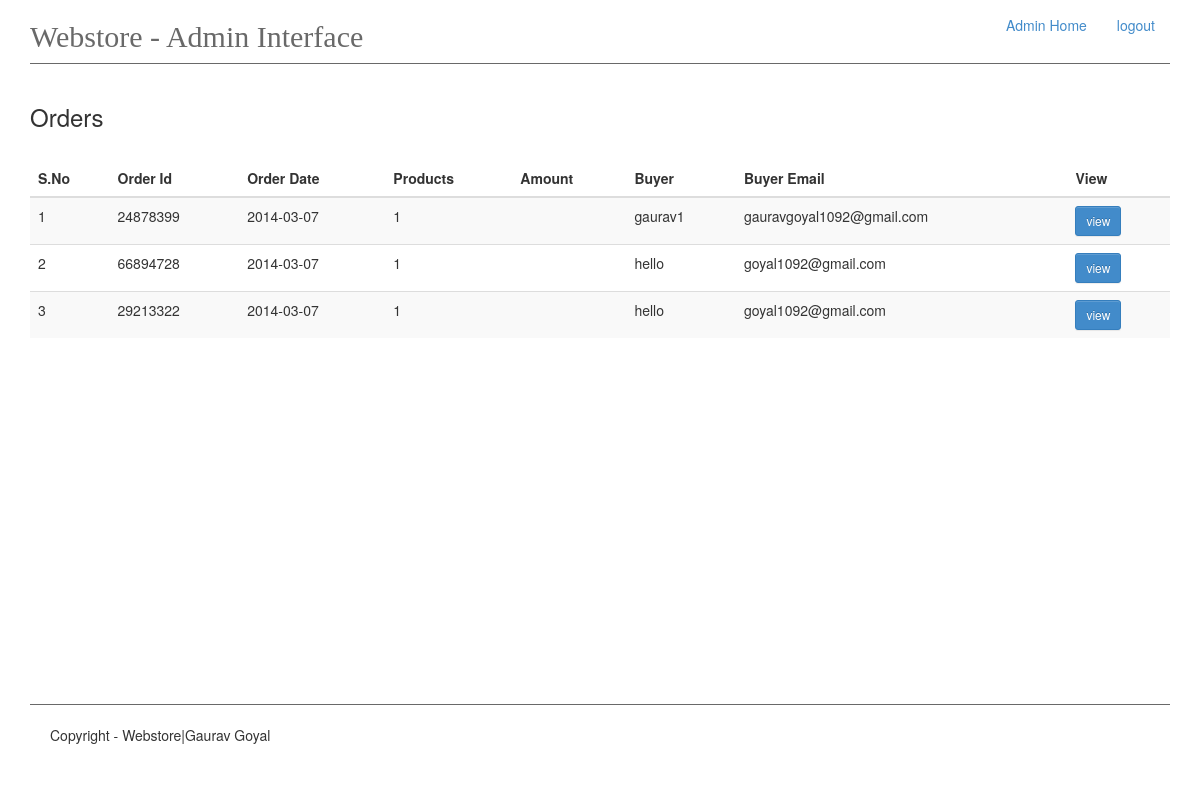
Before: /admin/order_list (signed in) with the older database file.
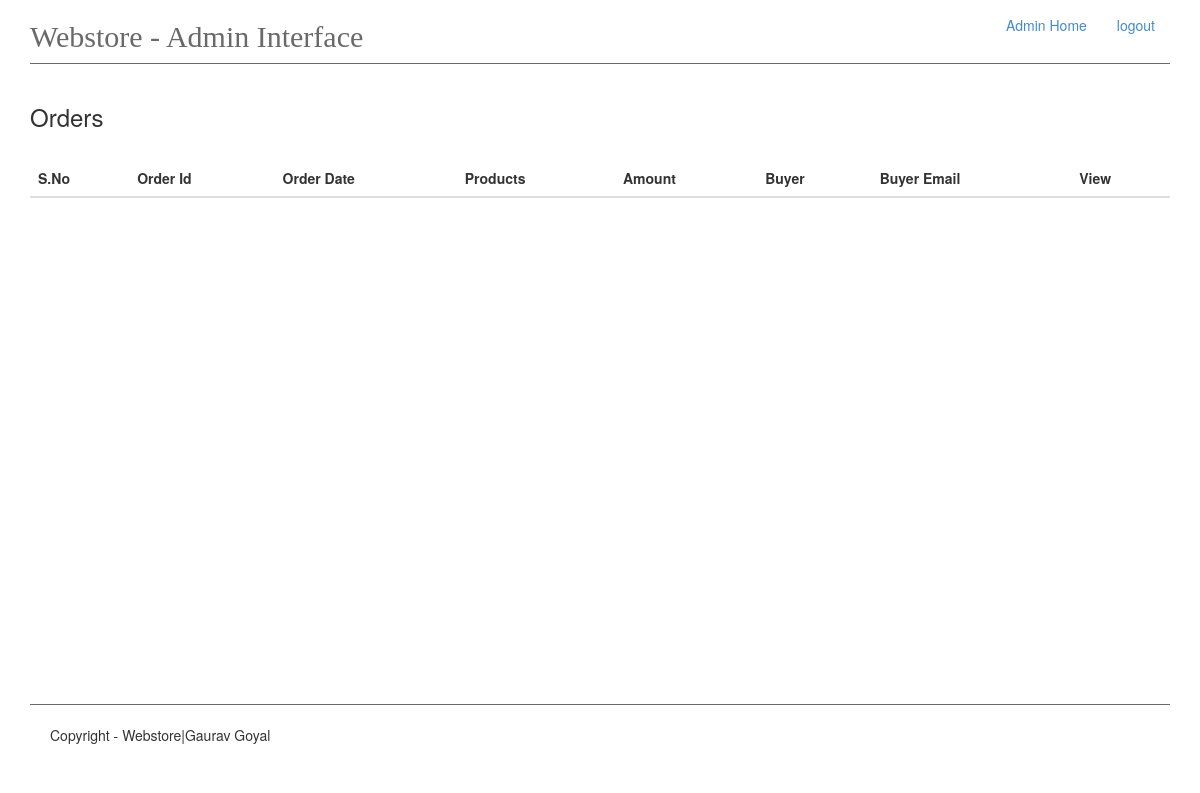
After: the same page with the newer database file.
### app/models.py (models this page shows)
class OrderId(db.Model):
    id = db.Column(db.Integer, primary_key=True)
    order_id = db.Column(db.Integer, unique=True)
    buyer_name = db.Column(db.String(60))
    buyer_address = db.Column(db.String(200))
    total_products = db.Column(db.Integer)
    date = db.Column(db.DATE)
    email = db.Column(db.String(120))
    phone = db.Column(db.Integer)

### app/views.py (the view)
@app.route('/admin/order_list')
@login_required
def orders():
    order = OrderId.query.all()
    return render_template('admin-panel/orders.html', orders=order)

### app/__init__.py (called while the page is built)
@admin_login.user_loader
def load_user(id):
    return Admin.query.get(int(id))

### app/templates/admin-panel/orders.html
{% extends 'admin-panel/admin.html' %}
{% block content %}
<h3>Orders</h3>
   <br>
 <table class="table table-striped table-responsive col-md-6" id="cart_table">
                <thead>
                <tr>
                    <th>S.No</th>
                    <th>Order Id</th>
                    <th>Order Date</th>
                    <th>Products</th>
                    <th>Amount</th>
                    <th>Buyer
                    </th>
                    <th>Buyer Email</th>
                    <th>View</th>
                </tr>
                </thead>
                <tbody>
                {% for item in orders %}
                    <tr>
                        <td>{{ loop.index }}</td>
                        <td>{{ item.order_id }}</td>
                        <td>{{ item.date }}</td>
                        <td>{{ item.total_products }}</td>
                        <td></td>
                        <td>{{ item.buyer_name }}</td>
                        <td>{{ item.email }}</td>
                        <td>
                            <a href="{{ url_for('specific_order', pk = item.id )}}" class="btn btn-sm btn-primary">
                            view</a>
                        </td>
                    </tr>
                {% endfor %}
                </tbody>
            </table>
{% endblock %}

### app/templates/admin-panel/admin.html (shortened to what this page needs)
<!DOCTYPE HTML>
<html lang="en">
<head>
    <link rel="stylesheet" href="/static/css/bootstrap-theme.css">
    <link rel="stylesheet" href="/static/css/bootstrap.css">
    <link rel="stylesheet" href="/static/css/main.css">
</head>
<body>
<div class="container">
<header>
   <div class="row">
       <div class="col-md-6">
       <div class="pull-left" id="header"><h2>Webstore - Admin Interface</h2></div>
   </div>
    <div class="col-md-6">
        <div class="pull-right">
        <ul class="nav navbar-nav">
        <li class="active"><a href="{{ url_for('admin_base') }}">Admin Home</a></li>
         <li><a href="{{ url_for('admin_logout') }}">logout</a></li>
      </ul>
    </div>
    </div>
   </div>
</header>
<div id="main">
 {% block content %} {% endblock %}
</div>
 <footer>
            <div class="row">
                <div class="col-md-6 .col-sm-6 pull-left" id="footer" >
                    Copyright - Webstore|Gaurav Goyal
                </div>
            </div>
        </footer>
</div>
</body>
</html>

### app/static/css/main.css (style rules this page uses)
body #main { min-height: 600px; }
header { border-bottom: 1px solid dimgray; padding: 0,20px; margin-bottom: 40px; }
header #header h2 { color: dimgray; font-weight: lighter; font-family: chalkboard; }
footer { border-top: 1px solid dimgray; padding: 20px; }
#main #cart_table { margin-bottom: 30px; }

Changed rows visible on the page:
removed OrderId: order_id "24878399", date "2014-03-07", total_products "1", buyer_name "gaurav1", email "gauravgoyal1092@gmail.com"
removed OrderId: order_id "66894728", date "2014-03-07", total_products "1", buyer_name "hello", email "goyal1092@gmail.com"
removed OrderId: order_id "29213322", date "2014-03-07", total_products "1", buyer_name "hello", email "goyal1092@gmail.com"
